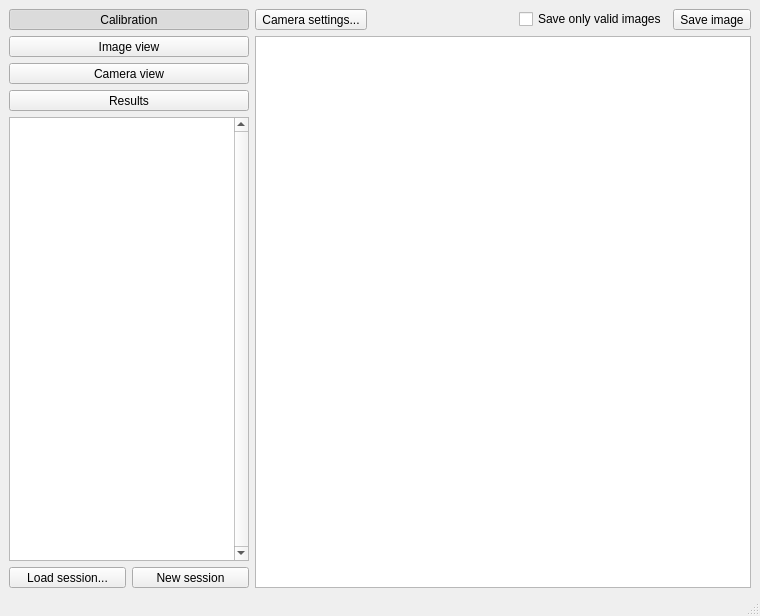
<?xml version="1.0" encoding="UTF-8"?>
<ui version="4.0">
 <class>Z3D::ZCameraCalibratorWidget</class>
 <widget class="QWidget" name="Z3D::ZCameraCalibratorWidget">
  <property name="geometry">
   <rect>
    <x>0</x>
    <y>0</y>
    <width>760</width>
    <height>616</height>
   </rect>
  </property>
  <property name="windowTitle">
   <string>Camera calibration</string>
  </property>
  <layout class="QVBoxLayout" name="verticalLayout_9">
   <property name="leftMargin">
    <number>0</number>
   </property>
   <property name="topMargin">
    <number>0</number>
   </property>
   <property name="rightMargin">
    <number>0</number>
   </property>
   <property name="bottomMargin">
    <number>0</number>
   </property>
   <item>
    <layout class="QHBoxLayout" name="horizontalLayout_4">
     <property name="leftMargin">
      <number>9</number>
     </property>
     <property name="topMargin">
      <number>9</number>
     </property>
     <property name="rightMargin">
      <number>9</number>
     </property>
     <property name="bottomMargin">
      <number>0</number>
     </property>
     <item>
      <layout class="QVBoxLayout" name="verticalLayout_2">
       <item>
        <widget class="QToolButton" name="calibrationPatternViewButton">
         <property name="sizePolicy">
          <sizepolicy hsizetype="Minimum" vsizetype="Fixed">
           <horstretch>0</horstretch>
           <verstretch>0</verstretch>
          </sizepolicy>
         </property>
         <property name="text">
          <string>Calibration</string>
         </property>
         <property name="checkable">
          <bool>true</bool>
         </property>
         <property name="checked">
          <bool>true</bool>
         </property>
         <property name="autoExclusive">
          <bool>true</bool>
         </property>
        </widget>
       </item>
       <item>
        <widget class="QToolButton" name="imageViewPageButton">
         <property name="sizePolicy">
          <sizepolicy hsizetype="Minimum" vsizetype="Fixed">
           <horstretch>0</horstretch>
           <verstretch>0</verstretch>
          </sizepolicy>
         </property>
         <property name="text">
          <string>Image view</string>
         </property>
         <property name="checkable">
          <bool>true</bool>
         </property>
         <property name="autoExclusive">
          <bool>true</bool>
         </property>
        </widget>
       </item>
       <item>
        <widget class="QToolButton" name="cameraViewPageButton">
         <property name="sizePolicy">
          <sizepolicy hsizetype="Minimum" vsizetype="Fixed">
           <horstretch>0</horstretch>
           <verstretch>0</verstretch>
          </sizepolicy>
         </property>
         <property name="text">
          <string>Camera view</string>
         </property>
         <property name="checkable">
          <bool>true</bool>
         </property>
         <property name="autoExclusive">
          <bool>true</bool>
         </property>
        </widget>
       </item>
       <item>
        <widget class="QToolButton" name="calibrationPageButton">
         <property name="sizePolicy">
          <sizepolicy hsizetype="Minimum" vsizetype="Fixed">
           <horstretch>0</horstretch>
           <verstretch>0</verstretch>
          </sizepolicy>
         </property>
         <property name="text">
          <string>Results</string>
         </property>
         <property name="checkable">
          <bool>true</bool>
         </property>
         <property name="autoExclusive">
          <bool>true</bool>
         </property>
        </widget>
       </item>
       <item>
        <widget class="QListView" name="listView">
         <property name="sizePolicy">
          <sizepolicy hsizetype="Preferred" vsizetype="Expanding">
           <horstretch>0</horstretch>
           <verstretch>0</verstretch>
          </sizepolicy>
         </property>
         <property name="minimumSize">
          <size>
           <width>240</width>
           <height>0</height>
          </size>
         </property>
         <property name="maximumSize">
          <size>
           <width>240</width>
           <height>16777215</height>
          </size>
         </property>
         <property name="verticalScrollBarPolicy">
          <enum>Qt::ScrollBarAlwaysOn</enum>
         </property>
         <property name="editTriggers">
          <set>QAbstractItemView::NoEditTriggers</set>
         </property>
         <property name="viewMode">
          <enum>QListView::IconMode</enum>
         </property>
         <property name="uniformItemSizes">
          <bool>true</bool>
         </property>
         <property name="selectionRectVisible">
          <bool>false</bool>
         </property>
        </widget>
       </item>
       <item>
        <layout class="QHBoxLayout" name="horizontalLayout">
         <property name="bottomMargin">
          <number>0</number>
         </property>
         <item>
          <widget class="QToolButton" name="loadSessionButton">
           <property name="sizePolicy">
            <sizepolicy hsizetype="Minimum" vsizetype="Fixed">
             <horstretch>0</horstretch>
             <verstretch>0</verstretch>
            </sizepolicy>
           </property>
           <property name="text">
            <string>Load session...</string>
           </property>
          </widget>
         </item>
         <item>
          <widget class="QToolButton" name="newSessionButton">
           <property name="sizePolicy">
            <sizepolicy hsizetype="Minimum" vsizetype="Fixed">
             <horstretch>0</horstretch>
             <verstretch>0</verstretch>
            </sizepolicy>
           </property>
           <property name="text">
            <string>New session</string>
           </property>
          </widget>
         </item>
        </layout>
       </item>
      </layout>
     </item>
     <item>
      <widget class="QStackedWidget" name="stackedWidget">
       <property name="currentIndex">
        <number>2</number>
       </property>
       <widget class="QWidget" name="calibrationPage">
        <layout class="QGridLayout" name="gridLayout_4">
         <property name="leftMargin">
          <number>0</number>
         </property>
         <property name="topMargin">
          <number>0</number>
         </property>
         <property name="rightMargin">
          <number>0</number>
         </property>
         <property name="bottomMargin">
          <number>0</number>
         </property>
         <item row="1" column="2">
          <spacer name="horizontalSpacer_5">
           <property name="orientation">
            <enum>Qt::Horizontal</enum>
           </property>
           <property name="sizeHint" stdset="0">
            <size>
             <width>1</width>
             <height>20</height>
            </size>
           </property>
          </spacer>
         </item>
         <item row="1" column="1">
          <layout class="QVBoxLayout" name="verticalLayout">
           <item>
            <widget class="QGroupBox" name="groupBox_5">
             <property name="title">
              <string>Camera model</string>
             </property>
             <layout class="QFormLayout" name="formLayout_2">
              <item row="0" column="0">
               <widget class="QLabel" name="label_2">
                <property name="text">
                 <string>Type</string>
                </property>
               </widget>
              </item>
              <item row="0" column="1">
               <widget class="QComboBox" name="cameraModelTypeComboBox"/>
              </item>
             </layout>
            </widget>
           </item>
           <item>
            <layout class="QVBoxLayout" name="cameraModelConfigLayout"/>
           </item>
           <item>
            <spacer name="verticalSpacer">
             <property name="orientation">
              <enum>Qt::Vertical</enum>
             </property>
             <property name="sizeHint" stdset="0">
              <size>
               <width>20</width>
               <height>40</height>
              </size>
             </property>
            </spacer>
           </item>
          </layout>
         </item>
         <item row="0" column="0" colspan="3">
          <layout class="QHBoxLayout" name="horizontalLayout_5">
           <item>
            <spacer name="horizontalSpacer_3">
             <property name="orientation">
              <enum>Qt::Horizontal</enum>
             </property>
             <property name="sizeHint" stdset="0">
              <size>
               <width>40</width>
               <height>20</height>
              </size>
             </property>
            </spacer>
           </item>
           <item>
            <widget class="QToolButton" name="runCalibrationButton">
             <property name="text">
              <string>Run calibration</string>
             </property>
            </widget>
           </item>
          </layout>
         </item>
         <item row="1" column="0">
          <layout class="QVBoxLayout" name="verticalLayout_3">
           <item>
            <widget class="QGroupBox" name="groupBox_2">
             <property name="minimumSize">
              <size>
               <width>300</width>
               <height>0</height>
              </size>
             </property>
             <property name="title">
              <string>Calibration pattern</string>
             </property>
             <layout class="QFormLayout" name="formLayout_4">
              <property name="fieldGrowthPolicy">
               <enum>QFormLayout::AllNonFixedFieldsGrow</enum>
              </property>
              <item row="0" column="0">
               <widget class="QLabel" name="label_4">
                <property name="text">
                 <string>Type</string>
                </property>
               </widget>
              </item>
              <item row="0" column="1">
               <widget class="QComboBox" name="calibrationPatternTypeComboBox"/>
              </item>
             </layout>
            </widget>
           </item>
           <item>
            <layout class="QVBoxLayout" name="calibrationPatternConfigLayout"/>
           </item>
           <item>
            <spacer name="verticalSpacer_2">
             <property name="orientation">
              <enum>Qt::Vertical</enum>
             </property>
             <property name="sizeHint" stdset="0">
              <size>
               <width>20</width>
               <height>40</height>
              </size>
             </property>
            </spacer>
           </item>
          </layout>
         </item>
        </layout>
       </widget>
       <widget class="QWidget" name="imageViewPage">
        <layout class="QVBoxLayout" name="verticalLayout_6">
         <property name="leftMargin">
          <number>0</number>
         </property>
         <property name="topMargin">
          <number>0</number>
         </property>
         <property name="rightMargin">
          <number>0</number>
         </property>
         <property name="bottomMargin">
          <number>0</number>
         </property>
         <item>
          <layout class="QHBoxLayout" name="horizontalLayout_3">
           <item>
            <spacer name="horizontalSpacer_2">
             <property name="orientation">
              <enum>Qt::Horizontal</enum>
             </property>
             <property name="sizeHint" stdset="0">
              <size>
               <width>40</width>
               <height>20</height>
              </size>
             </property>
            </spacer>
           </item>
           <item>
            <widget class="QComboBox" name="imageViewTypeComboBox">
             <property name="minimumSize">
              <size>
               <width>240</width>
               <height>0</height>
              </size>
             </property>
            </widget>
           </item>
          </layout>
         </item>
         <item>
          <widget class="Z3D::ZCalibrationImageViewer" name="imageViewer"/>
         </item>
        </layout>
       </widget>
       <widget class="QWidget" name="cameraViewPage">
        <layout class="QVBoxLayout" name="verticalLayout_5">
         <property name="leftMargin">
          <number>0</number>
         </property>
         <property name="topMargin">
          <number>0</number>
         </property>
         <property name="rightMargin">
          <number>0</number>
         </property>
         <property name="bottomMargin">
          <number>0</number>
         </property>
         <item>
          <layout class="QHBoxLayout" name="horizontalLayout_2">
           <item>
            <widget class="QToolButton" name="cameraSettingsButton">
             <property name="text">
              <string>Camera settings...</string>
             </property>
            </widget>
           </item>
           <item>
            <spacer name="horizontalSpacer">
             <property name="orientation">
              <enum>Qt::Horizontal</enum>
             </property>
             <property name="sizeHint" stdset="0">
              <size>
               <width>40</width>
               <height>20</height>
              </size>
             </property>
            </spacer>
           </item>
           <item>
            <widget class="QCheckBox" name="saveOnlyValidImagesCheckBox">
             <property name="text">
              <string>Save only valid images</string>
             </property>
            </widget>
           </item>
           <item>
            <widget class="QToolButton" name="saveCameraImageButton">
             <property name="text">
              <string>Save image</string>
             </property>
            </widget>
           </item>
          </layout>
         </item>
         <item>
          <widget class="Z3D::ZImageViewer" name="cameraImageViewer"/>
         </item>
        </layout>
       </widget>
       <widget class="QWidget" name="calibrationResultsPage">
        <layout class="QVBoxLayout" name="verticalLayout_4">
         <property name="leftMargin">
          <number>0</number>
         </property>
         <property name="topMargin">
          <number>0</number>
         </property>
         <property name="rightMargin">
          <number>0</number>
         </property>
         <property name="bottomMargin">
          <number>0</number>
         </property>
         <item>
          <layout class="QHBoxLayout" name="horizontalLayout_7">
           <item>
            <widget class="QGroupBox" name="groupBox_6">
             <property name="title">
              <string>Distortion view</string>
             </property>
             <layout class="QVBoxLayout" name="verticalLayout_7">
              <item>
               <layout class="QVBoxLayout" name="distortionPlotLayout" stretch="0">
                <property name="topMargin">
                 <number>0</number>
                </property>
                <item>
                 <spacer name="horizontalSpacer_4">
                  <property name="orientation">
                   <enum>Qt::Horizontal</enum>
                  </property>
                  <property name="sizeHint" stdset="0">
                   <size>
                    <width>40</width>
                    <height>20</height>
                   </size>
                  </property>
                 </spacer>
                </item>
               </layout>
              </item>
             </layout>
            </widget>
           </item>
           <item>
            <widget class="QGroupBox" name="calibrationParamsGroupBox">
             <property name="maximumSize">
              <size>
               <width>240</width>
               <height>16777215</height>
              </size>
             </property>
             <property name="title">
              <string>Calibration params</string>
             </property>
             <layout class="QVBoxLayout" name="verticalLayout_8">
              <item>
               <layout class="QVBoxLayout" name="calibrationParamsLayout"/>
              </item>
              <item>
               <layout class="QHBoxLayout" name="horizontalLayout_6">
                <item>
                 <spacer name="horizontalSpacer_6">
                  <property name="orientation">
                   <enum>Qt::Horizontal</enum>
                  </property>
                  <property name="sizeHint" stdset="0">
                   <size>
                    <width>40</width>
                    <height>20</height>
                   </size>
                  </property>
                 </spacer>
                </item>
                <item>
                 <widget class="QToolButton" name="updateCameraCalibrationButton">
                  <property name="text">
                   <string>Update camera calibration</string>
                  </property>
                 </widget>
                </item>
                <item>
                 <widget class="QToolButton" name="saveCalibrationToFileButton">
                  <property name="text">
                   <string>Save to file...</string>
                  </property>
                 </widget>
                </item>
               </layout>
              </item>
             </layout>
            </widget>
           </item>
          </layout>
         </item>
        </layout>
       </widget>
      </widget>
     </item>
    </layout>
   </item>
   <item>
    <widget class="QStatusBar" name="statusbar"/>
   </item>
  </layout>
 </widget>
 <customwidgets>
  <customwidget>
   <class>Z3D::ZImageViewer</class>
   <extends>QGraphicsView</extends>
   <header>zimageviewer.h</header>
  </customwidget>
  <customwidget>
   <class>Z3D::ZCalibrationImageViewer</class>
   <extends>QGraphicsView</extends>
   <header>zcalibrationimageviewer.h</header>
  </customwidget>
 </customwidgets>
 <resources/>
 <connections/>
</ui>
